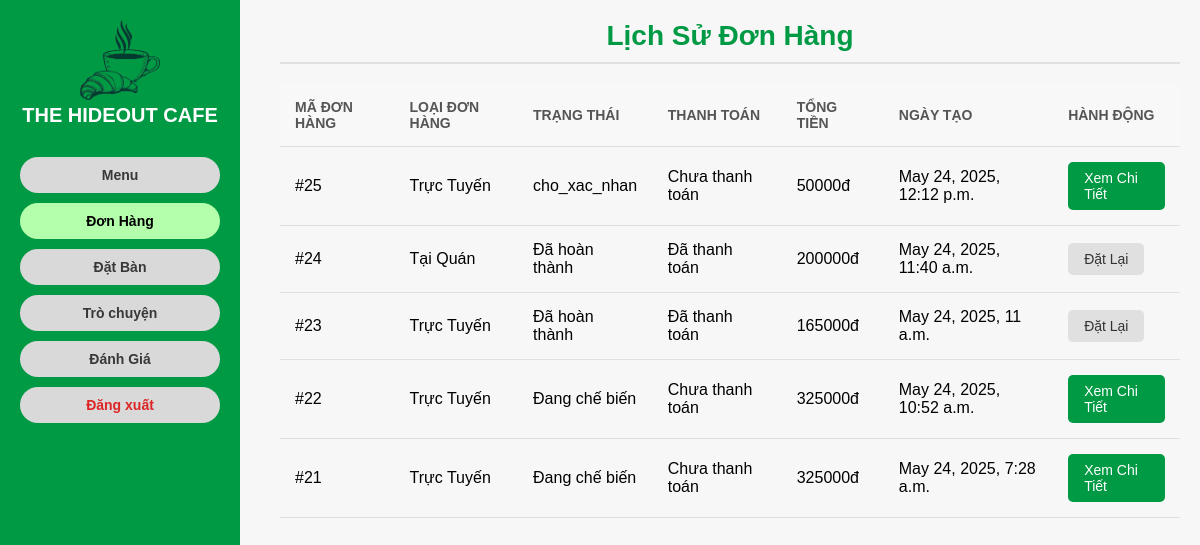
Screenshot of /orders/khachhang/ (signed in) with the database file from the repository.
### myapp/models.py (models this page shows, shortened)
class DonHang(models.Model):
    LOAI_DON_HANG = (
        ('truc_tuyen', 'Trực Tuyến'),
        ('tai_quan', 'Tại Quán'),
        ('mang_di', 'Mang Đi'),
    )
    TRANG_THAI = (
        ('da_xac_nhan', 'Đã xác nhận'),
        ('dang_che_bien', 'Đang chế biến'),
        ('dang_giao', 'Đang giao'),
        ('hoan_thanh', 'Đã hoàn thành'),
        ('da_huy', 'Đã hủy'),
    )
    THANH_TOAN = (
        ('da_thanh_toan', 'Đã thanh toán'),
        ('chua_thanh_toan', 'Chưa thanh toán'),
    )
    ma_don_hang = models.AutoField(primary_key=True)
    nguoi_dung = models.ForeignKey('NguoiDung', on_delete=models.SET_NULL, null=True, related_name='don_hang')
    loai_don_hang = models.CharField(max_length=20, choices=LOAI_DON_HANG)
    trang_thai = models.CharField(max_length=20, choices=TRANG_THAI, default='da_xac_nhan')
    thanh_toan = models.CharField(max_length=20, choices=THANH_TOAN, default='chua_thanh_toan')
    dia_chi = models.TextField(blank=True, null=True)
    so_dien_thoai = models.CharField(max_length=15, blank=True, null=True)
    thoi_gian_dat = models.DateTimeField(blank=True, null=True)
    phi_ship = models.DecimalField(max_digits=10, decimal_places=0, default=0)
    tong_tien = models.DecimalField(max_digits=10, decimal_places=0, default=0)
    ngay_tao = models.DateTimeField(auto_now_add=True)
    class Meta:
        verbose_name = "Đơn Hàng"
        verbose_name_plural = "Đơn Hàng"

### myapp/views.py (the view)
# urls.py: path('orders/khachhang/', views.order_history, name='order_history'),
@login_required
def order_history(request):
    logger.info(
        f"User {request.user.username} accessing order_history, Role: {request.user.vai_tro if hasattr(request.user, 'vai_tro') else 'Not set'}"
    )
    if not hasattr(request.user, 'vai_tro') or request.user.vai_tro != 'khach_hang':
        logger.warning(
            f"User {request.user.username} does not have role 'khach_hang'. Redirecting to redirect_based_on_role."
        )
        messages.error(request, "Bạn không có quyền truy cập trang này. Vui lòng đăng nhập với tài khoản khách hàng.")
        return redirect('myapp:redirect_based_on_role')
    don_hang_list = DonHang.objects.filter(nguoi_dung=request.user).order_by('-ngay_tao')
    ngay_hien_tai = timezone.now()
    don_hang_data = []
    for don_hang in don_hang_list:
        thoi_gian_da_qua = (ngay_hien_tai - don_hang.ngay_tao).days
        danh_gia = DanhGia.objects.filter(don_hang=don_hang).first()
        can_review = (
            don_hang.trang_thai == 'hoan_thanh' and
            not danh_gia and
            thoi_gian_da_qua <= 10
        )
        don_hang_data.append({
            'don_hang': don_hang,
            'thoi_gian_da_qua': thoi_gian_da_qua,
            'danh_gia': danh_gia,
            'can_review': can_review,
        })
    context = {'don_hang_data': don_hang_data}
    return render(request, 'order_history.html', context)

### myapp/templates/order_history.html (shortened to what this page needs)
{% extends 'base_khach.html' %}
{% load static %}
{% block content %}
<h1>Lịch Sử Đơn Hàng</h1>
{% if don_hang_data %}
 <table class="order-table">
   <thead>
     <tr>
       <th>Mã Đơn Hàng</th>
       <th>Loại Đơn Hàng</th>
       <th>Trạng Thái</th>
       <th>Thanh Toán</th>
       <th>Tổng Tiền</th>
       <th>Ngày Tạo</th>
       <th>Hành Động</th>
     </tr>
   </thead>
   <tbody>
     {% for data in don_hang_data %}
       {% with don_hang=data.don_hang %}
         <tr>
           <td>#{{ don_hang.ma_don_hang }}</td>
           <td>{{ don_hang.get_loai_don_hang_display }}</td>
           <td>{{ don_hang.get_trang_thai_display }}</td>
           <td>{{ don_hang.get_thanh_toan_display }}</td>
           <td>{{ don_hang.tong_tien|floatformat:0 }}đ</td>
           <td>{{ don_hang.ngay_tao }}</td>
           <td>
             <div class="order-actions">
               {% if don_hang.trang_thai == 'hoan_thanh' %}
   <a href="{% url 'myapp:reorder' don_hang.ma_don_hang %}" class="action-btn reorder-btn">Đặt Lại</a>
 {% elif don_hang.trang_thai == 'da_xac_nhan' %}
   <a href="{% url 'myapp:cancel_order' don_hang.ma_don_hang %}" class="action-btn cancel-btn">Hủy</a>
   <a href="{% url 'myapp:order_detail' don_hang.ma_don_hang %}" class="action-btn detail-btn">Xem Chi Tiết</a>
 {% else %}
   <a href="{% url 'myapp:order_detail' don_hang.ma_don_hang %}" class="action-btn detail-btn">Xem Chi Tiết</a>
 {% endif %}
             </div>
           </td>
         </tr>
       {% endwith %}
     {% endfor %}
   </tbody>
 </table>
{% else %}
 <p class="empty-cart">Bạn chưa có đơn hàng nào.</p>
{% endif %}
{% endblock %}

### myapp/templates/base_khach.html (style rules this page uses)
* { box-sizing: border-box; margin: 0; padding: 0; font-family: Arial, sans-serif; }
body { background: #f7f7f7; display: flex; min-height: 100vh; }
h1 { text-align: center; color: #009944; font-size: 28px; margin-bottom: 20px; border-bottom: 2px solid #e0e0e0; padding-bottom: 10px; }

### myapp/templates/order_history.html (style rules this page uses)
.order-table { width: 100%; border-collapse: collapse; margin-bottom: 20px; }
.order-table th, .order-table td { padding: 15px; text-align: left; border-bottom: 1px solid #e0e0e0; }
.order-table th { background: #f8f8f8; color: #555; font-weight: 600; text-transform: uppercase; font-size: 14px; }
.order-table td { vertical-align: middle; }
.order-table .order-actions { display: flex; gap: 10px; }
.order-table .action-btn { padding: 8px 16px; border: none; border-radius: 5px; cursor: pointer; font-size: 14px; font-weight: 500; transition: background 0.3s; text-decoration: none; display: inline-flex; align-items: center; }
.detail-btn { background: #009944; color: white; }
.reorder-btn { background: #e0e0e0; color: #333; }

### rows the page displays
DonHang: don_hang.ma_don_hang "25", don_hang.loai_don_hang "Trực Tuyến", don_hang.trang_thai "cho_xac_nhan", don_hang.thanh_toan "Chưa thanh toán", don_hang.tong_tien "50000", don_hang.ngay_tao "May 24, 2025, 12:12 p.m.", shows "Xem Chi Tiết"
DonHang: don_hang.ma_don_hang "24", don_hang.loai_don_hang "Tại Quán", don_hang.trang_thai "Đã hoàn thành", don_hang.thanh_toan "Đã thanh toán", don_hang.tong_tien "200000", don_hang.ngay_tao "May 24, 2025, 11:40 a.m.", shows "Đặt Lại"
DonHang: don_hang.ma_don_hang "23", don_hang.loai_don_hang "Trực Tuyến", don_hang.trang_thai "Đã hoàn thành", don_hang.thanh_toan "Đã thanh toán", don_hang.tong_tien "165000", don_hang.ngay_tao "May 24, 2025, 11 a.m.", shows "Đặt Lại"
DonHang: don_hang.ma_don_hang "22", don_hang.loai_don_hang "Trực Tuyến", don_hang.trang_thai "Đang chế biến", don_hang.thanh_toan "Chưa thanh toán", don_hang.tong_tien "325000", don_hang.ngay_tao "May 24, 2025, 10:52 a.m.", shows "Xem Chi Tiết"
DonHang: don_hang.ma_don_hang "21", don_hang.loai_don_hang "Trực Tuyến", don_hang.trang_thai "Đang chế biến", don_hang.thanh_toan "Chưa thanh toán", don_hang.tong_tien "325000", don_hang.ngay_tao "May 24, 2025, 7:28 a.m.", shows "Xem Chi Tiết"
